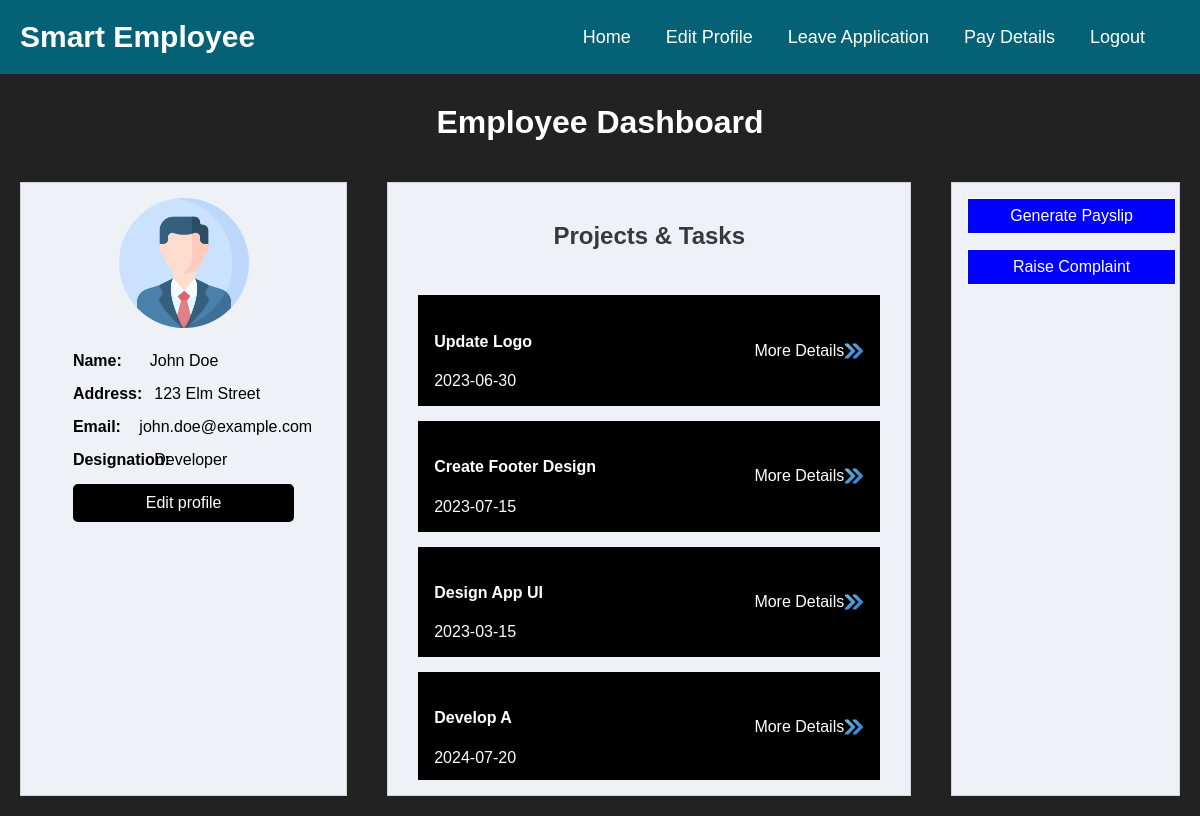
/employee-dashboard.php (signed in), run on the app's committed database.
### tables this page shows
CREATE TABLE `users` (
  `user_id` int(11) NOT NULL,
  `username` varchar(255) NOT NULL,
  `password` varchar(255) NOT NULL,
  `role` varchar(50) DEFAULT NULL,
  `first_name` varchar(100) DEFAULT NULL,
  `last_name` varchar(100) DEFAULT NULL,
  `email` varchar(255) NOT NULL,
  `phone` varchar(15) DEFAULT NULL,
  `address` varchar(255) DEFAULT NULL,
  `date_joined` date DEFAULT NULL,
  `department` varchar(100) DEFAULT NULL,
  `job_title` varchar(100) DEFAULT NULL,
  `date_of_birth` date DEFAULT NULL,
  `emergency_contact_name` varchar(100) DEFAULT NULL,
  `emergency_contact_phone` varchar(15) DEFAULT NULL,
  `emergency_contact_relation` varchar(100) DEFAULT NULL,
  `project_id` int(11) DEFAULT NULL,
  `hourly_rate` int(11) NOT NULL
);

CREATE TABLE `tasks` (
  `task_id` int(11) NOT NULL,
  `project_id` int(11) DEFAULT NULL,
  `task_name` varchar(100) NOT NULL,
  `description` text DEFAULT NULL,
  `assigned_to` int(11) DEFAULT NULL,
  `start_date` date DEFAULT NULL,
  `end_date` date DEFAULT NULL,
  `status` enum('Pending','In Progress','Completed','Not Completed') DEFAULT 'Pending'
);

### employee-dashboard.php (the view, shortened to what this page needs)
<?php
require_once ('db_connection.php');
if(isset($_SESSION['user_id'])) {
    $emp_id = $_SESSION['user_id'];
}
?>
<!DOCTYPE html>
<html lang="en">
<head>
  <link rel="stylesheet" href="assets/css/style.css">
</head>
<?php
  $profile_data = $pdo->prepare("SELECT * FROM users WHERE user_id=$emp_id");
  $profile_data->execute();
  if ($prof_details = $profile_data->fetch(PDO::FETCH_ASSOC)) {
  ?>
<body class="index-page emp_dashboard">
<header>
  <nav class="navigation">
    <a class="navigation-logo" href="#">Smart Employee</a>
    <div>
      <div class="navigation-cont">
        <a class="navigation-link" href="employee-dashboard.php">Home</a>
        <a class="navigation-link" href="userProfile.php">Edit Profile</a>
        <a class="navigation-link" href="Leave_Application.php">Leave Application</a>
        <a class="navigation-link" href="salary_generation.php">Pay Details</a>
        <a class="navigation-link" href="logout.php">Logout</a>
      </div>
    </div>
  </nav>
</header>
<main>
  <h1 class="emp_head">Employee Dashboard</h1>
  <div class="emp_box">
    <div class="emp_box_left">
      <div class="prof_img">
        <img src="assets/images/profile-icon.png">
      </div>
      <div class="emp_profile_box">
        <div class="emp_profile_cont">
          <label>Name:</label>
          <p><?php echo $prof_details['first_name']; ?> <?php echo $prof_details['last_name']; ?></p>
        </div>
        <div class="emp_profile_cont">
          <label>Address:</label>
          <p><?php echo $prof_details['address']; ?></p>
        </div>
        <div class="emp_profile_cont">
          <label>Email:</label>
          <p><?php echo $prof_details['email']; ?></p>
        </div>
        <div class="emp_profile_cont">
          <label>Designation:</label>
          <p><?php echo $prof_details['job_title']; ?></p>
        </div>
          <a href="edit_profile.php" class="editbutton">Edit profile</a>
      </div>
    </div>
    <?php
    $task_data = $pdo->prepare("SELECT * FROM tasks WHERE assigned_to=$emp_id");
    $task_data->execute();?>
    <div class="emp_box_center">
      <h3>Projects & Tasks</h3>
      <div class="emp_tasks">
      <?php while ($task_details = $task_data->fetch(PDO::FETCH_ASSOC)) {
        ?>
        <a href="Task_Details.php?id='<?php echo $task_details['task_id'];?>'" class="emp_task_box">
          <div>
            <h4><?php echo $task_details['task_name']; ?></h4>
            <p class="mb-0"><?php echo $task_details['end_date']; ?></p>
          </div>
          <div class="more_details">
              <span class="mr-2">More Details</span>
              <div style="width:20px;">
                <img src="assets/images/right-arrows.png" class="w-100 d-block">
              </div>
          </div>
        </a>
      <?php
      }
      ?>
      </div>
    </div>
    <div class="emp_box_right">
    <a href="generatepdf.php?id=<?php echo $prof_details['user_id'];?>" class="pay_btn">Generate Payslip</a>
    <a href="raise_complaint.php?id=<?php echo $prof_details['user_id'];?>" class="pay_btn">Raise Complaint</a>
    </div>
  </div>
</main>
</body>
<?php
    }
    ?>
</html>

### assets/css/style.css (style rules this page uses)
body { font-family: Arial; margin: 0; padding: 0; font-size: 16px; }
a { text-decoration: none !important; }
p { margin: 0; }
h1 { text-align: center; color: #333; }
.navigation { background-color: #056276; display: flex; justify-content: space-between; align-items: center; padding: 20px; }
.navigation-logo { color: white; font-size: 30px; font-weight: bold; text-decoration: none !important; }
.navigation-cont { display: flex; }
.navigation-link { color: white; text-decoration: none; margin-right: 35px; transition: all .3s; font-size: 18px; font-weight: 400; }
body.index-page { background-color: #222; }
h3 { text-align: center; color: #343a40; margin-bottom: 30px; font-size: 24px; font-weight: bold; }
.emp_head { color: white; margin-top: 30px; }
.emp_box { display: flex; }
.emp_box_left { background-color: #eef1f5; color: #000; padding: 15px; border: 1px solid lightgray; margin: 20px; width: 30%; }
.emp_box_center { background-color: #eef1f5; color: #000; padding: 15px; border: 1px solid lightgray; margin: 20px; width: 50%; }
.emp_box_right { width: 20%; background-color: #eef1f5; color: #000; padding: 15px; border: 1px solid lightgray; margin: 20px; }
.prof_img { width: 130px; height: auto; border-radius: 50px; margin: 0 auto; margin-bottom: 20px; }
.prof_img img { width: 100%; height: auto; }
.emp_profile_box { max-width: 75%; margin: 0 auto; }
.emp_profile_cont { display: flex; font-weight: 400; margin-bottom: 15px; }
.emp_profile_cont label { width: 30%; margin-right: 15px; font-weight: bold; }
.emp_profile_cont p { margin-bottom: 0; width: 70%; }
.emp_tasks { max-height: 500px; overflow-y: scroll; }
.emp_task_box { border: 1px solid #000; padding: 15px; margin: 15px; display: flex; justify-content: space-between; align-items: center; background-color: #000; color: #fff; text-decoration: none; transition: .3s; }
.more_details { display: flex; align-items: center; }
.more_details img { width: 100%; height: auto; display: block; }
.pay_btn { background-color: blue; width: 100%; color: #fff; padding: 8px 5px; border: 1px solid; display: block; text-align: center; transition: all .3s; margin-bottom: 15px; }
.emp_profile_box { flex: 1; }
.emp_profile_cont { display: flex; margin-bottom: 15px; }
.editbutton { display: block; margin-top: 10px; color: #fff; background-color: #007bff; padding: 8px 16px; text-decoration: none; text-align: center; }
.more_details img { max-height: 60px; max-width: 60px; }
.editbutton { padding: 10px; background-color: #010101; border: none; color: white; border-radius: 5px; cursor: pointer; }

### data on the page
users: first_name "John", last_name "Doe", address "123 Elm Street", email "john.doe@example.com", job_title "Developer"
tasks: task_name "Update Logo", end_date "2023-06-30"
tasks: task_name "Create Footer Design", end_date "2023-07-15"
tasks: task_name "Design App UI", end_date "2023-03-15"
tasks: task_name "Develop A", end_date "2024-07-20"
